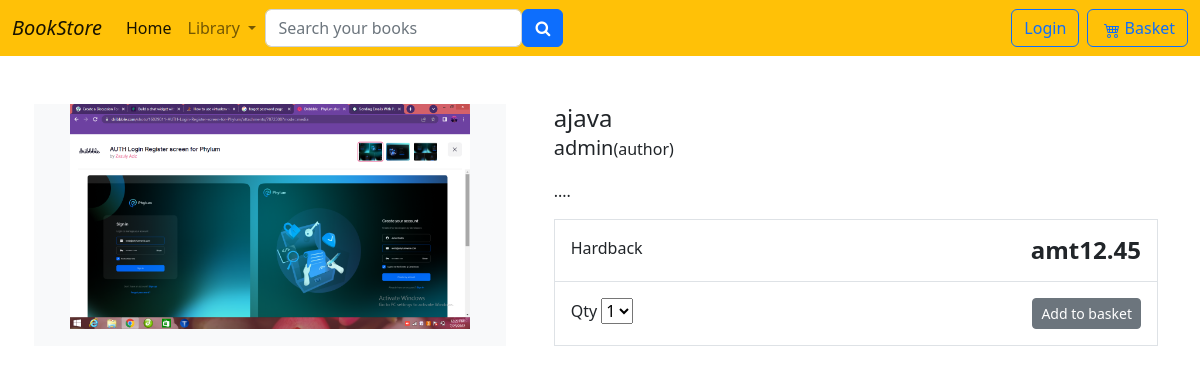
The app's page /ajava/ with its own data.
### store/models.py (models this page shows, shortened)
class Product(models.Model):
    category_name = models.ForeignKey(Category, related_name='product', on_delete=models.CASCADE)
    created_by = models.ForeignKey(User,on_delete=models.CASCADE,related_name='product_creator')
    title=models.CharField(max_length=255)
    author=models. CharField(max_length=255,default='admin')
    description=models.TextField(blank=True)
    image=models.ImageField(upload_to='static/images/', default='static/images/default.jpg')
    slug=models.SlugField(max_length=255)
    price=models.DecimalField(max_digits=4,decimal_places=2)
    in_stock = models.BooleanField(default=True)
    is_active=models.BooleanField(default=True)
    created=models.DateTimeField(auto_now_add=True)
    updated=models.DateTimeField(auto_now=True)
    class Meta:
        verbose_name_plural = 'products'
        ordering=('-created',)

### store/views.py (the view)
# urls.py: path('<slug:slug>/', views.product_detail, name="product_detail"),
def product_detail(request,slug):
    product = get_object_or_404(Product, slug=slug, in_stock=True)
    return render(request,'store/products/single.html',{'product':product})

### basket/basket.py (called while the page is built)
    def __len__(self):
        return sum(item['qty'] for item in self.basket.values())

### basket/context_processors.py (called while the page is built)
def basket(request):
    return {'basket':Basket(request)}

### store/context_processors.py (called while the page is built)
def cateogory(request):
    return({
        'categories' : Category.objects.all()}
    )

### store/models.py (called while the page is built)
    def get_absolute_url(self):
        return reverse('store:category_list',args=[self.slug])

### templates/store/products/single.html (shortened to what this page needs)
 {% extends '../base.html' %}
 {% block content %}
 <div class="container">
    <main class="pt-5">
        <div class="row g-3">
            <div class="col-md-5 col-lg-5 order-md-first bg-light">
                <img class="img-fluid mx-auto d-block" width="400px" alt="Responsive image" src="{{ product.image.url}}">
            </div>
            <div class="col-md-7 col-lg-7 ps-md-3 ps-lg-5">
                <h1 class="mb-0 h4"> {{product.title}}</h1>
                <p><span class="lead">{{product.author}}</span>(author)</p>
                <p>{{product.description|slice:":355"}}....</p>
                <div class="border">
                    <div class="col border-bottom">
                        <div class="row p-3">
                            <div class="col-6">Hardback</div>
                            <div class="col-6 text-end"><span class="h4 fw-bold">amt{{ product.price}}</span></div>
                        </div>
                    </div>
                    <div class="col">
                        <div class="row p-3">
                            <div class="col-6">
                                <label for="select">Qty</label>
                                <select  id="select">
                                    <option value="1">1</option>
                                </select>
                            </div>
                            <div class="col-6 text-end"><button  id="add-button" value="{{ product.id}}" type="button" class="btn btn-secondary btn-sm">
                                Add to basket</button></div>
                        </div>
                    </div>
                </div>
            </div>
        </div>
    </main>
 </div>
 {% endblock %}

### records on screen
Product: image (picture), title "ajava", author "admin", price "12.45"
